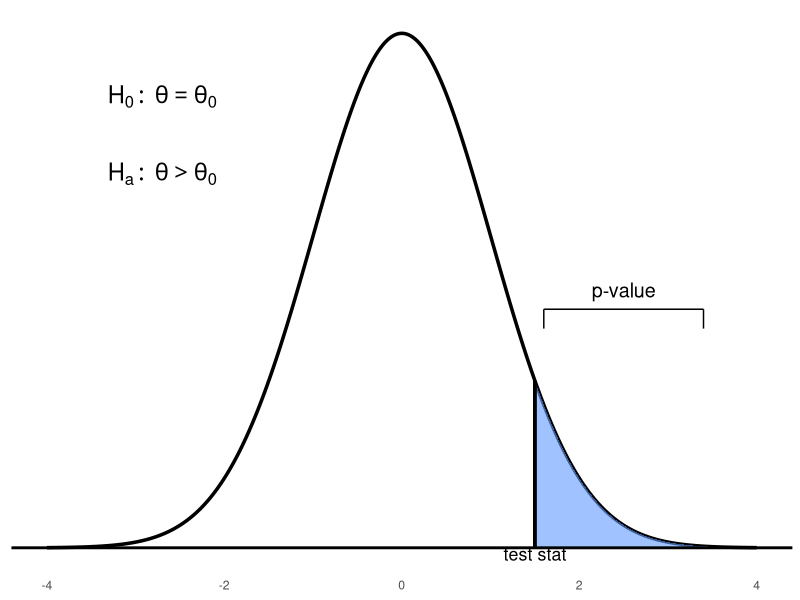
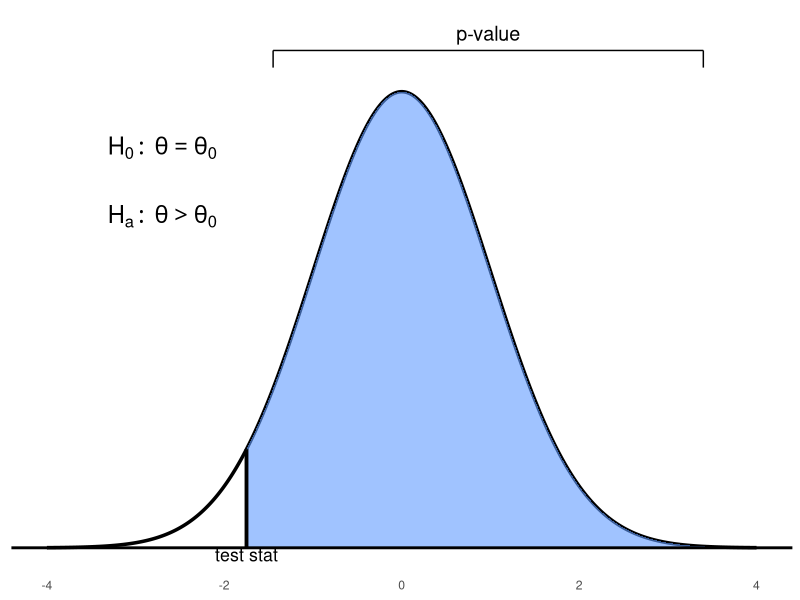
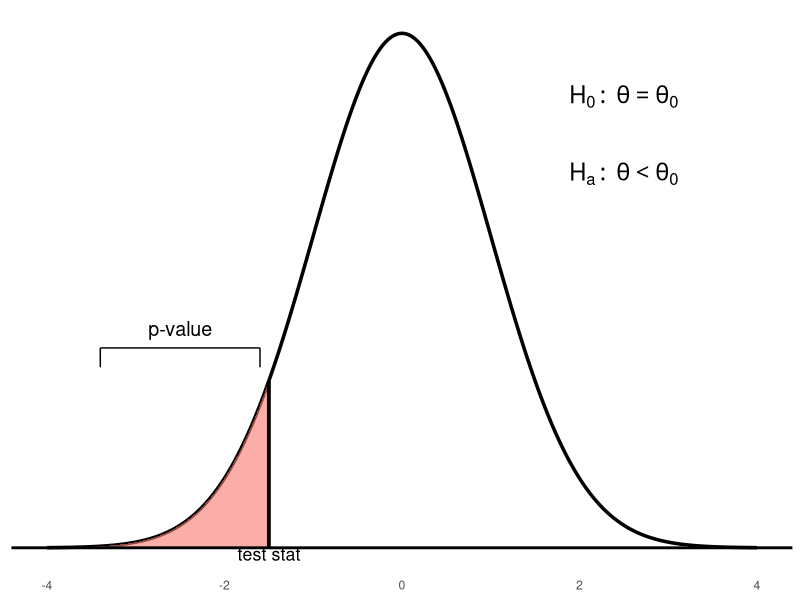
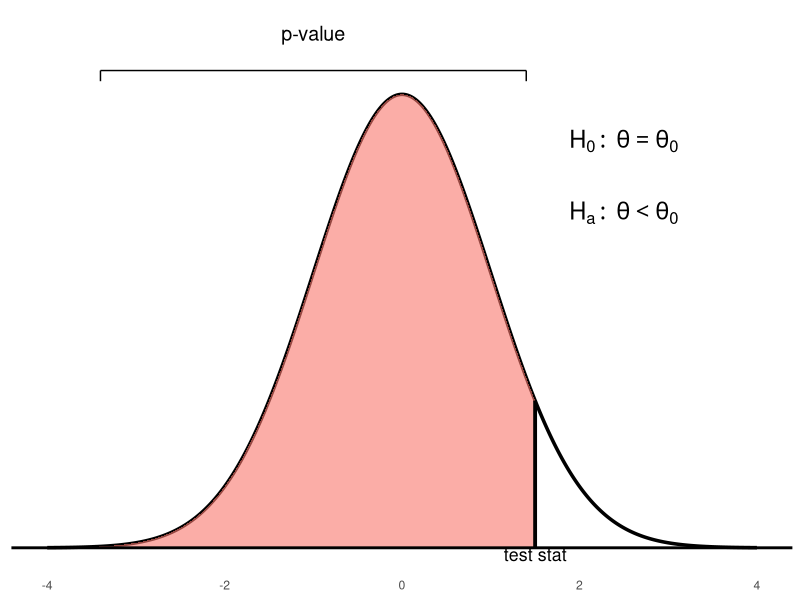
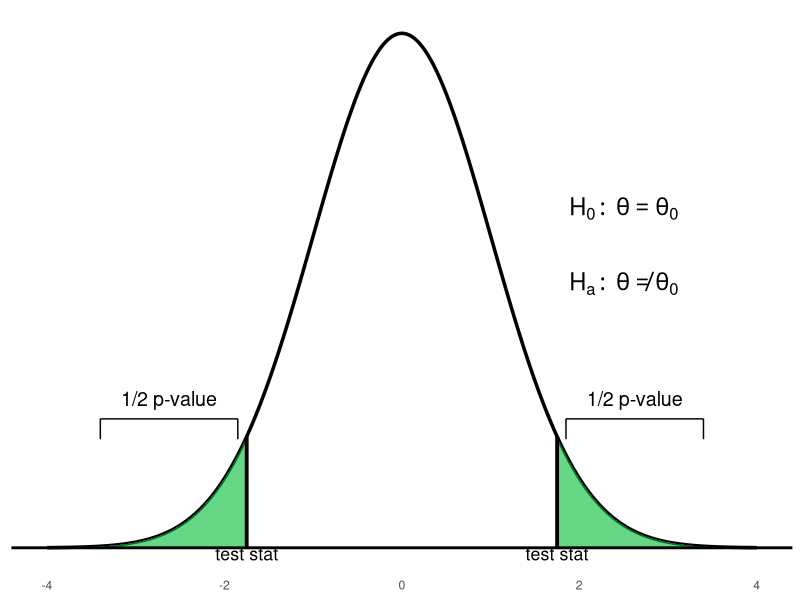
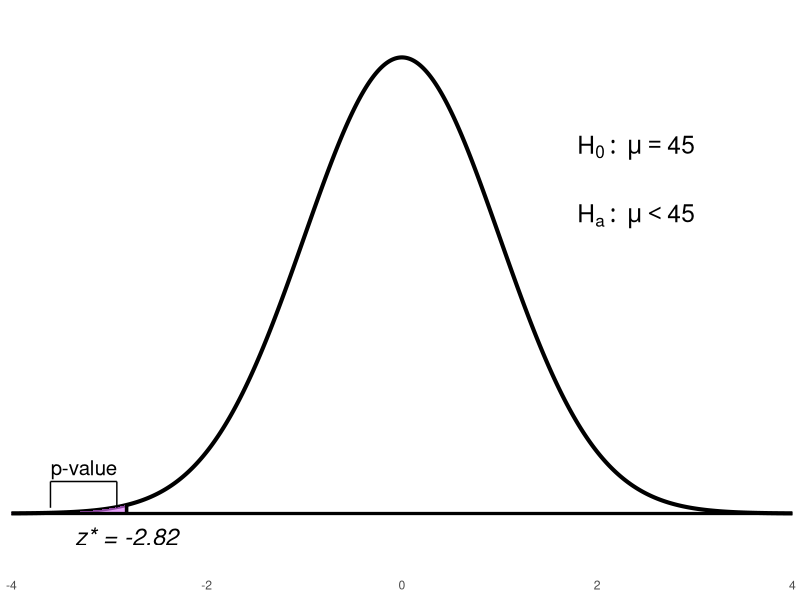
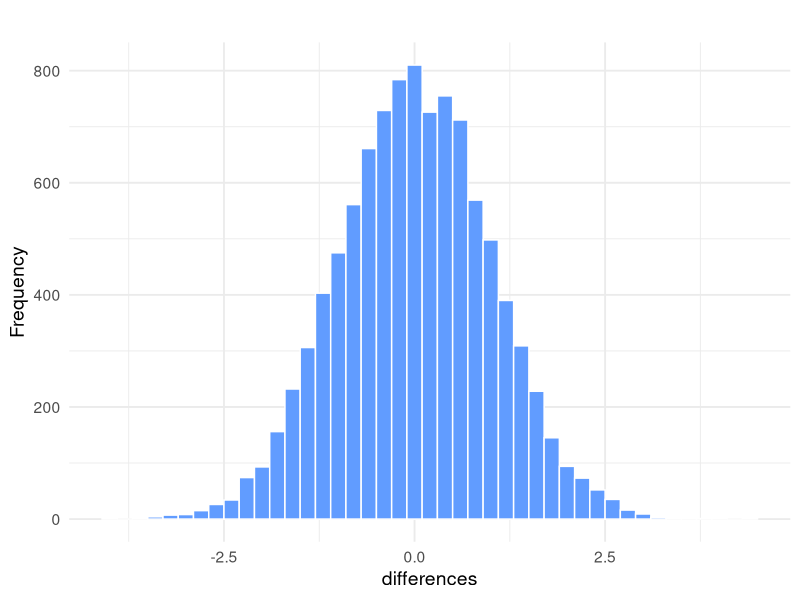
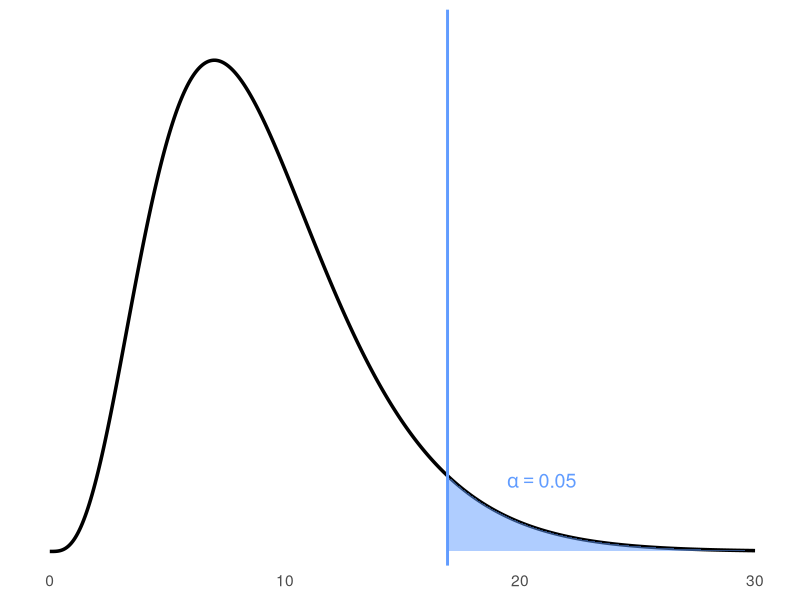

These charts were generated, in order, by the following R code:
## ---- chunk 1

library(ggplot2)

# --- First Plot: Standard blue bracket lower ---
x <- seq(-4, 4, length = 1000)
y <- dnorm(x)
test_stat <- 1.5
p_x <- seq(test_stat, 4, length = 500)
p_y <- dnorm(p_x)
x_left <- test_stat + 0.1
x_right <- 3.4
y_top <- 0.2
y_mid <- 0.185
y_bot <- 0.17

p1 <- ggplot() +
  geom_line(aes(x, y), color = "#000000", size = 1.2) +
  geom_area(aes(x = p_x, y = p_y), fill = "#619CFF", alpha = 0.6) +
  geom_hline(yintercept = 0, color = "#000000", linewidth = 1) +
  geom_segment(aes(x = test_stat, xend = test_stat, y = 0, yend = dnorm(test_stat)),
               color = "#000000", linewidth = 1.3) +
  geom_segment(aes(x = x_left, xend = x_left, y = y_bot, yend = y_mid), color = "#000000") +
  geom_segment(aes(x = x_left, xend = x_right, y = y_mid, yend = y_mid), color = "#000000") +
  geom_segment(aes(x = x_right, xend = x_right, y = y_mid, yend = y_bot), color = "#000000") +
  annotate("text", x = (x_left + x_right)/2, y = y_top, label = "p-value", size = 5) +
  annotate("text", x = -2.7, y = 0.35, label = "H[0]:~theta==theta[0]", parse = TRUE, size = 6) +
  annotate("text", x = -2.7, y = 0.29, label = "H[a]:~theta > theta[0]", parse = TRUE, size = 6) +
  annotate("text", x = test_stat, y = 0.005, label = "test stat", size = 4.5, vjust = 1.5) +
  theme_minimal() +
  labs(x = NULL, y = NULL) +
  theme(axis.text.y = element_blank(),
        axis.ticks.y = element_blank(),
        panel.grid = element_blank())

print(p1)

# --- Second Plot: Blue with widest shading and highest bracket ---
y <- dnorm(x)
test_stat <- -1.75
p_x <- seq(test_stat, 4, length = 500)
p_y <- dnorm(p_x)
x_left <- test_stat + 0.3
x_right <- 3.4
y_top <- 0.45
y_mid <- 0.435
y_bot <- 0.42

p2 <- ggplot() +
  geom_line(aes(x, y), color = "#000000" , size = 1.2) +
  geom_area(aes(x = p_x, y = p_y), fill = "#619CFF", alpha = 0.6) +
  geom_hline(yintercept = 0, color = "#000000", linewidth = 1) +
  geom_segment(aes(x = test_stat, xend = test_stat, y = 0, yend = dnorm(test_stat)),
               color = "#000000", linewidth = 1.3) +
  geom_segment(aes(x = x_left, xend = x_left, y = y_bot, yend = y_mid), color = "#000000") +
  geom_segment(aes(x = x_left, xend = x_right, y = y_mid, yend = y_mid), color = "#000000") +
  geom_segment(aes(x = x_right, xend = x_right, y = y_mid, yend = y_bot), color = "#000000") +
  annotate("text", x = (x_left + x_right)/2, y = y_top, label = "p-value", size = 5) +
  annotate("text", x = -2.7, y = 0.35, label = "H[0]:~theta==theta[0]", parse = TRUE, size = 6) +
  annotate("text", x = -2.7, y = 0.29, label = "H[a]:~theta > theta[0]", parse = TRUE, size = 6) +
  annotate("text", x = test_stat, y = 0.005, label = "test stat", size = 4.5, vjust = 1.5) +
  theme_minimal() +
  labs(x = NULL, y = NULL) +
  theme(axis.text.y = element_blank(),
        axis.ticks.y = element_blank(),
        panel.grid = element_blank())

print(p2)
## ---- chunk 2

# First plot (lower pink bracket)
library(ggplot2)
x <- seq(-4, 4, length = 1000)
y <- dnorm(x)
test_stat <- -1.5
p_x <- seq(-4, test_stat, length = 500)
p_y <- dnorm(p_x)
x_left <- -3.4
x_right <- test_stat - 0.1
y_top <- 0.17
y_mid <- 0.155
y_bot <- 0.14
p1 <- ggplot() +
  geom_line(aes(x, y), color = "#000000", linewidth = 1.2) +
  geom_area(aes(x = p_x, y = p_y), fill = "#F8766D", alpha = 0.6) +
  geom_hline(yintercept = 0, color = "#000000", linewidth = 1) +
  geom_segment(aes(x = test_stat, xend = test_stat, y = 0, yend = dnorm(test_stat)), color = "#000000", linewidth = 1.3) +
  geom_segment(aes(x = x_left, xend = x_left, y = y_bot, yend = y_mid), color = "#000000") +
  geom_segment(aes(x = x_left, xend = x_right, y = y_mid, yend = y_mid), color = "#000000") +
  geom_segment(aes(x = x_right, xend = x_right, y = y_mid, yend = y_bot), color = "#000000") +
  annotate("text", x = (x_left + x_right) / 2, y = y_top, label = "p-value", size = 5) +
  annotate("text", x = 2.5, y = 0.35, label = "H[0]:~theta==theta[0]", parse = TRUE, size = 6) +
  annotate("text", x = 2.5, y = 0.29, label = "H[a]:~theta < theta[0]", parse = TRUE, size = 6) +
  annotate("text", x = test_stat, y = 0.005, label = "test stat", size = 4.5, vjust = 1.5) +
  theme_minimal() +
  labs(x = NULL, y = NULL) +
  theme(axis.text.y = element_blank(), axis.ticks.y = element_blank(), panel.grid = element_blank())

print(p1)

# Second plot (curve slightly higher, bracket above)
y <- dnorm(x) * 0.95
test_stat <- 1.5
p_x <- seq(-4, test_stat, length = 500)
p_y <- dnorm(p_x) * 0.95
x_left <- -3.4
x_right <- test_stat - 0.1
y_top <- 0.43
y_mid <- 0.3989
y_bot <- 0.39
p2 <- ggplot() +
  geom_line(aes(x, y), color = "#000000", linewidth = 1.2) +
  geom_area(aes(x = p_x, y = p_y), fill = "#F8766D", alpha = 0.6) +
  geom_hline(yintercept = 0, color = "#000000", linewidth = 1) +
  geom_segment(aes(x = test_stat, xend = test_stat, y = 0, yend = dnorm(test_stat) * 0.95), color = "#000000", linewidth = 1.3) +
  geom_segment(aes(x = x_left, xend = x_left, y = y_bot, yend = y_mid), color = "#000000") +
  geom_segment(aes(x = x_left, xend = x_right, y = y_mid, yend = y_mid), color = "#000000") +
  geom_segment(aes(x = x_right, xend = x_right, y = y_mid, yend = y_bot), color = "#000000") +
  annotate("text", x = (x_left + x_right) / 2, y = y_top, label = "p-value", size = 5) +
  annotate("text", x = 2.5, y = 0.34, label = "H[0]:~theta==theta[0]", parse = TRUE, size = 6) +
  annotate("text", x = 2.5, y = 0.28, label = "H[a]:~theta < theta[0]", parse = TRUE, size = 6) +
  annotate("text", x = test_stat, y = 0.005, label = "test stat", size = 4.5, vjust = 1.5) +
  theme_minimal() +
  labs(x = NULL, y = NULL) +
  theme(axis.text.y = element_blank(), axis.ticks.y = element_blank(), panel.grid = element_blank())

print(p2)
## ---- chunk 3
library(ggplot2)

# Generate bell curve
x <- seq(-4, 4, length = 1000)
y <- dnorm(x) * 0.95

# Test statistics for two tails
left_stat <- -1.75
right_stat <- 1.75

# Shaded green tail areas
p_x_left <- seq(-4, left_stat, length = 300)
p_y_left <- dnorm(p_x_left) * 0.95
p_x_right <- seq(right_stat, 4, length = 300)
p_y_right <- dnorm(p_x_right) * 0.95

# Bracket height - slightly higher than previous "blue" reference
y_top <- 0.11
y_mid <- 0.095
y_bot <- 0.08

# Bracket horizontal positions
x_l1 <- -3.4
x_l2 <- left_stat - 0.1
x_r1 <- right_stat + 0.1
x_r2 <- 3.4

# Create plot
p <- ggplot() +
  geom_line(aes(x, y), color = "#000000", linewidth = 1.2) +
  geom_area(aes(x = p_x_left, y = p_y_left), fill = "#00BA38", alpha = 0.6) +
  geom_area(aes(x = p_x_right, y = p_y_right), fill = "#00BA38", alpha = 0.6) +
  geom_hline(yintercept = 0, color = "#000000", linewidth = 1) +
  geom_segment(aes(x = left_stat, xend = left_stat, y = 0, yend = dnorm(left_stat) * 0.95),
               color = "#000000", linewidth = 1.3) +
  geom_segment(aes(x = right_stat, xend = right_stat, y = 0, yend = dnorm(right_stat) * 0.95),
               color = "#000000", linewidth = 1.3) +

  # Left bracket
  geom_segment(aes(x = x_l1, xend = x_l1, y = y_bot, yend = y_mid), color = "#000000") +
  geom_segment(aes(x = x_l1, xend = x_l2, y = y_mid, yend = y_mid), color = "#000000") +
  geom_segment(aes(x = x_l2, xend = x_l2, y = y_mid, yend = y_bot), color = "#000000") +
  annotate("text", x = (x_l1 + x_l2)/2, y = y_top, label = "1/2 p-value", size = 5) +

  # Right bracket
  geom_segment(aes(x = x_r1, xend = x_r1, y = y_bot, yend = y_mid), color = "#000000") +
  geom_segment(aes(x = x_r1, xend = x_r2, y = y_mid, yend = y_mid), color = "#000000") +
  geom_segment(aes(x = x_r2, xend = x_r2, y = y_mid, yend = y_bot), color = "#000000") +
  annotate("text", x = (x_r1 + x_r2)/2, y = y_top, label = "1/2 p-value", size = 5) +

  # Hypotheses on the right
  annotate("text", x = 2.5, y = 0.25, label = "H[0]:~theta==theta[0]", parse = TRUE, size = 6) +
  annotate("text", x = 2.5, y = 0.195, label = "H[a]:~theta != theta[0]", parse = TRUE, size = 6) +
  annotate("text", x = left_stat, y = 0.005, label = "test stat", size = 4.5, vjust = 1.5) +
  annotate("text", x = right_stat, y = 0.005, label = "test stat", size = 4.5, vjust = 1.5) +

  # Style
  theme_minimal() +
  labs(x = NULL, y = NULL) +
  theme(
    axis.text.y = element_blank(),
    axis.ticks.y = element_blank(),
    panel.grid = element_blank()
  )
# PRINT the plot
p
## ---- chunk 4
library(ggplot2)

# Normal curve data
x <- seq(-4, 4, length = 1000)
y <- dnorm(x)

# Shaded left-tail region
test_stat <- -2.82
p_x <- seq(-4, test_stat, length = 500)
p_y <- dnorm(p_x)

# Bracket near pink area
x_left <- -3.6
x_right <- test_stat - 0.1
y_bot <- 0.005
y_mid <- 0.028
y_top <- 0.04

# Build plot
p <- ggplot() +
  geom_line(aes(x, y), color = "#000000", linewidth = 1.4) +
  geom_area(aes(x = p_x, y = p_y), fill = "#DC71FA", alpha = 0.65) +
  geom_hline(yintercept = 0, color = "#000000", linewidth = 1.1) +

  # Test statistic line and label
  geom_segment(aes(x = test_stat, xend = test_stat, y = 0, yend = dnorm(test_stat)), 
               color = "#000000", linewidth = 1.2) +
  annotate("text", x = test_stat, y = -0.02, label = "z* = -2.82", size = 6, fontface = "italic") +

  # Bracket and p-value label
  geom_segment(aes(x = x_left, xend = x_left, y = y_bot, yend = y_mid), color = "#000000") +
  geom_segment(aes(x = x_left, xend = x_right, y = y_mid, yend = y_mid), color = "#000000") +
  geom_segment(aes(x = x_right, xend = x_right, y = y_mid, yend = y_bot), color = "#000000") +
  annotate("text", x = (x_left + x_right)/2, y = y_top, label = "p-value", size = 5.2) +

  # Hypotheses
  annotate("text", x = 2.4, y = 0.32, label = "H[0]:~mu==45", parse = TRUE, size = 6.2) +
  annotate("text", x = 2.4, y = 0.26, label = "H[a]:~mu < 45", parse = TRUE, size = 6.2) +

  # Axes
  scale_x_continuous(breaks = c(-4, -2, 0, 2, 4), limits = c(-4, 4), expand = c(0, 0)) +
  scale_y_continuous(limits = c(-0.03, 0.42)) +

  theme_minimal() +
  labs(x = NULL, y = NULL) +
  theme(
    axis.text.y = element_blank(),
    axis.ticks = element_blank(),
    panel.grid = element_blank()
  )

p
## ---- chunk 5
library(ggplot2)

# Parameters
n <- 10
mu.zero <- 0
sigma <- 1
sigma.xbar <- sigma / sqrt(n)

# Simulations
m <- 10000
x.bar <- rnorm(m, mean = mu.zero, sd = sigma.xbar)

# z.star = test statistic
z.star <- (x.bar - mu.zero) / sigma.xbar
z.df <- data.frame(z.star = z.star)

# ggplot histogram
ggplot(z.df, aes(x = z.star)) +
  geom_histogram(binwidth = 0.2, fill = "#619CFF", color = "#FFFFFF") +
  labs(
    title = " ",
    x = "differences",
    y = "Frequency"
  ) +
  theme_minimal(base_size = 14)
## ---- chunk 6
library(ggplot2)

# Parameters
df <- 9
alpha <- 0.05
x_crit <- qchisq(1 - alpha, df = df)

# Data
x <- seq(0, 30, length.out = 500)
y <- dchisq(x, df = df)
curve_df <- data.frame(x = x, y = y)

# Rejection region (shaded)
x_fill <- seq(x_crit, 30, length.out = 200)
y_fill <- dchisq(x_fill, df = df)
fill_df <- data.frame(x = x_fill, y = y_fill)

# Plot
ggplot(curve_df, aes(x = x, y = y)) +
  geom_line(color = "#000000", size = 1.2) +  # chi-squared curve
  geom_area(data = fill_df, aes(x = x, y = y),
            fill = "#619CFF", alpha = 0.5) +  # rejection region
  geom_vline(xintercept = x_crit, color = "#619CFF", linetype = "solid", size = 1) +
  annotate("text", x = x_crit, y = -0.003, label = "16.919",
           size = 4, vjust = 1, color = "#000000") +
  annotate("text", x = x_crit + 4, y = 0.015,
           label = expression(alpha == 0.05), parse = TRUE,
           size = 5, color = "#619CFF") +
  scale_x_continuous(limits = c(0, 30)) +
  scale_y_continuous(expand = expansion(mult = c(0, 0.1))) +
  labs(x = NULL, y = NULL) +
  theme_minimal(base_size = 14) +
  theme(
    axis.text.y = element_blank(),
    axis.ticks.y = element_blank(),
    panel.grid = element_blank()
  )
## ---- chunk 7
library(ggplot2)

# Group 1 data
success_group1 <- c(65, 66, 58, 70, 78, 53, 62, 64, 68, 69, 60, 67)

# Create data frame for ggplot Q-Q plot
df <- data.frame(success = success_group1)

# Q-Q plot with ggplot2
ggplot(df, aes(sample = success)) +
  stat_qq(color = "#619CFF", size = 2) +
  stat_qq_line(color = "#000000") +
  labs(
    x = "Theoretical Quantiles",
    y = "Sample Quantiles"
  ) +
  theme_minimal(base_size = 14)
## ---- chunk 8
library(ggplot2)

# Group 2 data
success_group2 <- c(34, 40, 45, 46, 50, 42, 44, 48, 54, 49, 52, 53, 55, 60, 68)

# Data frame for plotting
df <- data.frame(success = success_group2)

# ggplot Q-Q plot
ggplot(df, aes(sample = success)) +
  stat_qq(color = "#619CFF", size = 2) +
  stat_qq_line(color = "#000000") +
  labs(
    x = "Theoretical Quantiles",
    y = "Sample Quantiles"
  ) +
  theme_minimal(base_size = 14)
## ---- chunk 9
library(ggplot2)

# Group 1 and Group 2 data
group1 <- c(65, 66, 58, 70, 78, 53, 62, 64, 68, 69, 60, 67)
group2 <- c(34, 40, 45, 46, 50, 42, 44, 48, 54, 49, 52, 53, 55, 60, 68)

# Create data frame
df <- data.frame(
  Success_Index = c(group1, group2),
  Group = factor(c(rep(1, length(group1)), rep(2, length(group2))),
                 labels = c("Group 1", "Group 2"))
)

# Create boxplot using ggplot2
ggplot(df, aes(x = Group, y = Success_Index, fill = Group)) +
  geom_boxplot() +
  scale_fill_manual(values = c("#F8766D", "#619CFF")) +
  labs(x = "Group", y = "Success Index") +
  theme_minimal(base_size = 14) +
  theme(legend.position = "none")
## ---- chunk 10
library(ggplot2)

# Step 1: Enter data
treatment <- c(24, 61, 59, 46, 43, 44, 52, 43, 58, 67, 62, 57,
               71, 49, 54, 43, 53, 57, 49, 56, 33)

# Step 2: Create data frame
df <- data.frame(value = treatment)

# Step 3: Generate ggplot Q-Q plot
ggplot(df, aes(sample = value)) +
  stat_qq(color = "#F8766D", size = 2) +
  stat_qq_line(color = "#619CFF", linetype = "dashed") +
  labs(x = "Theoretical Quantiles", y = "Sample Quantiles") +
  theme_minimal(base_size = 14)
## ---- chunk 11
library(ggplot2)

# Step 1: Enter data
control <- c(42, 33, 46, 37, 43, 41, 10, 42, 55, 19, 17, 55,
             26, 54, 60, 28, 62, 20, 53, 48, 37, 85, 42)

# Step 2: Create data frame
df <- data.frame(value = control)

# Step 3: Generate Q-Q plot using ggplot2
ggplot(df, aes(sample = value)) +
  stat_qq(color = "#F8766D", size = 2) +
  stat_qq_line(color = "#619CFF", linetype = "dashed") +
  labs(x = "Theoretical Quantiles", y = "Sample Quantiles") +
  theme_minimal(base_size = 14)
## ---- chunk 12
library(ggplot2)
sleep_hrs <- c(6.4, 7.2, 7.7, 9.0, 8.5, 7.3, 6.6, 8.3, 9.2, 7.8, 8.8, 6.9, 8.1, 7.4, 9.6, 7.1)
df_sleep <- data.frame(hours = sleep_hrs)
ggplot(df_sleep, aes(x = hours)) +
  geom_histogram(binwidth = 0.5, fill = "#619CFF", color = "white", boundary = 6.0) +
  geom_vline(xintercept = 7.0, linetype = "dashed", color = "#e17055", linewidth = 0.9) +
  annotate("text", x = 7.08, y = 4.4, label = "mu[0] == 7.0", parse = TRUE,
           color = "#e17055", size = 4, hjust = 0) +
  scale_x_continuous(breaks = seq(6, 10, 0.5)) +
  scale_y_continuous(limits = c(0, 5)) +
  labs(x = "Nightly sleep duration (hours)", y = "Frequency",
       caption = "n = 16 volunteers  |  Dashed line = μ₀ = 7.0 hours") +
  theme_minimal(base_size = 12) +
  theme(plot.caption = element_text(color = "#555", size = 9))
## ---- chunk 13
library(ggplot2)
df_pets <- data.frame(
  outcome = factor(c("Own pets", "No pets"), levels = c("Own pets", "No pets")),
  count   = c(102, 48)
)
ggplot(df_pets, aes(x = outcome, y = count, fill = outcome)) +
  geom_bar(stat = "identity", color = "white", width = 0.45) +
  geom_hline(yintercept = 0.60 * 150, linetype = "dashed",
             color = "#e17055", linewidth = 0.9) +
  annotate("text", x = 2.35, y = 93, label = "p[0] %*% n == 90",
           parse = TRUE, color = "#e17055", size = 3.8, hjust = 1) +
  scale_fill_manual(values = c("Own pets" = "#6c5ce7", "No pets" = "#b2bec3")) +
  scale_y_continuous(breaks = seq(0, 110, 20)) +
  labs(x = NULL, y = "Number of households",
       caption = "n = 150 households  |  Dashed line = national benchmark (p₀ × n = 90)") +
  theme_minimal(base_size = 12) +
  theme(legend.position = "none",
        plot.caption = element_text(color = "#555", size = 9))
## ---- chunk 14
library(ggplot2)
study_hrs <- c(8, 10, 12, 13, 14, 15, 16, 17, 17, 18, 18,
               19, 19, 20, 20, 21, 22, 23, 24, 25, 26, 27, 28, 30, 33)
df_study <- data.frame(hours = study_hrs)
ggplot(df_study, aes(x = hours)) +
  geom_histogram(binwidth = 3, fill = "#00cec9", color = "white", boundary = 6) +
  geom_vline(xintercept = c(19.8 - 4, 19.8 + 4), linetype = "dashed",
             color = "#e17055", linewidth = 0.8) +
  annotate("text", x = 8.5, y = 6.4, label = "±σ₀ = ±4 from mean",
           color = "#e17055", size = 3.5, hjust = 0) +
  scale_x_continuous(breaks = seq(6, 36, 3)) +
  labs(x = "Weekly study hours", y = "Frequency",
       caption = "n = 25 engineering students  |  Dashed lines = mean ± σ₀") +
  theme_minimal(base_size = 12) +
  theme(plot.caption = element_text(color = "#555", size = 9))
## ---- chunk 15
library(ggplot2)
df_complete <- data.frame(
  section  = factor(rep(c("Online", "In-person"), each = 2),
                    levels = c("Online", "In-person")),
  outcome  = factor(rep(c("Completed", "Did not complete"), 2),
                    levels = c("Completed", "Did not complete")),
  count    = c(111, 39, 96, 24)
)
ggplot(df_complete, aes(x = section, y = count, fill = outcome)) +
  geom_bar(stat = "identity", position = "dodge", color = "white", width = 0.55) +
  scale_fill_manual(values = c("Completed" = "#0984e3", "Did not complete" = "#b2bec3")) +
  scale_y_continuous(breaks = seq(0, 120, 20)) +
  labs(x = NULL, y = "Number of students", fill = NULL,
       caption = "Online: n₁ = 150 (111 completed)  |  In-person: n₂ = 120 (96 completed)") +
  theme_minimal(base_size = 12) +
  theme(legend.position = "top",
        plot.caption = element_text(color = "#555", size = 9))
## ---- chunk 16
library(ggplot2)
inspector_a <- c(2, 3, 4, 5, 5, 6, 6, 6, 7, 7, 7, 7, 8, 8, 8, 9, 9, 10, 10, 11)
inspector_b <- c(3, 4, 5, 5, 6, 6, 6, 7, 7, 7, 7, 8, 8, 8, 8, 9,  9, 10)
df_insp <- data.frame(
  rating    = c(inspector_a, inspector_b),
  inspector = factor(rep(c("Inspector A", "Inspector B"),
                         c(length(inspector_a), length(inspector_b))))
)
ggplot(df_insp, aes(x = inspector, y = rating, fill = inspector)) +
  geom_boxplot(color = "#636e72", width = 0.45, outlier.shape = 19, outlier.size = 2) +
  scale_fill_manual(values = c("Inspector A" = "#fd79a8", "Inspector B" = "#a29bfe")) +
  scale_y_continuous(breaks = 1:11) +
  labs(x = NULL, y = "Rating (1–10)",
       caption = "Inspector A: n = 20  |  Inspector B: n = 18") +
  theme_minimal(base_size = 12) +
  theme(legend.position = "none",
        plot.caption = element_text(color = "#555", size = 9))
## ---- chunk 17
library(ggplot2)
df_anxiety <- data.frame(
  student = rep(paste("S", 1:7, sep = ""), each = 2),
  time    = factor(rep(c("Before", "After"), 7), levels = c("Before", "After")),
  score   = c(34, 26,  41, 29,  28, 23,  37, 28,  22, 19,  45, 34,  31, 24)
)
ggplot(df_anxiety, aes(x = time, y = score, group = student)) +
  geom_line(color = "#636e72", linewidth = 0.7, alpha = 0.6) +
  geom_point(aes(color = time), size = 3) +
  scale_color_manual(values = c("Before" = "#e17055", "After" = "#0984e3")) +
  scale_y_continuous(limits = c(15, 50), breaks = seq(15, 50, 5)) +
  labs(x = NULL, y = "Anxiety score (0–50)", color = NULL,
       caption = "n = 7 students  |  Each line = one student's change") +
  theme_minimal(base_size = 12) +
  theme(legend.position = "top",
        plot.caption = element_text(color = "#555", size = 9))
